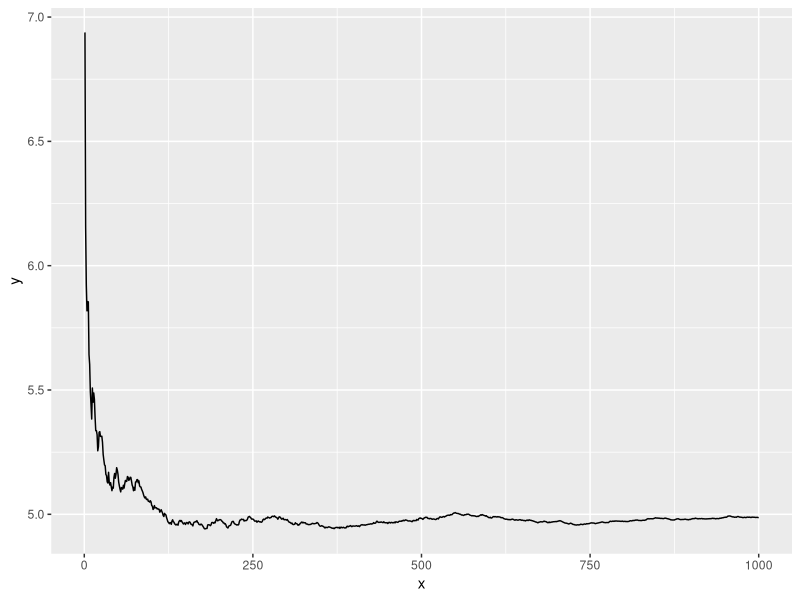

Generate this figure with R: (Note: this script raises an error after producing the figure.)
## ---- chunk 1
# Set the pseudo-random seed and the constants given in the question.
set.seed(42)
l=0.2
SS=40
nosim=1000
## ---- chunk 2
obs <- matrix(rexp(SS*nosim,l), nosim) # nosim rows of SS observations
sims <- apply(obs,1,mean)
## ---- chunk 3
means <- cumsum(sims)/(1:nosim)
df <- data.frame(x=1:nosim, y=means)
## ---- chunk 4
library(ggplot2)
g <- ggplot(df, aes(x = x, y = y)) + geom_line()
g <- g + geom_hline(yintercept = 5, style)
g <- g + labs(x = "Number of trials", y = "Mean", title = "Convergence to population mean")
g
## ---- chunk 5
var(sims)
